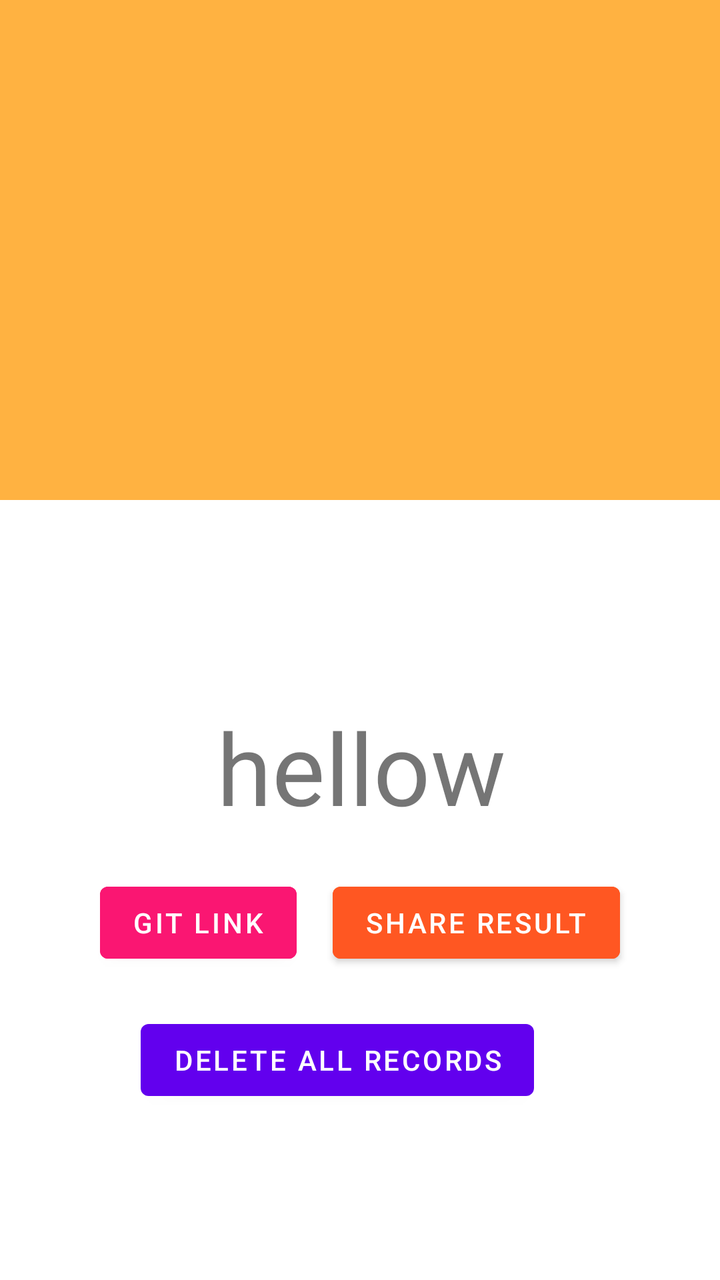
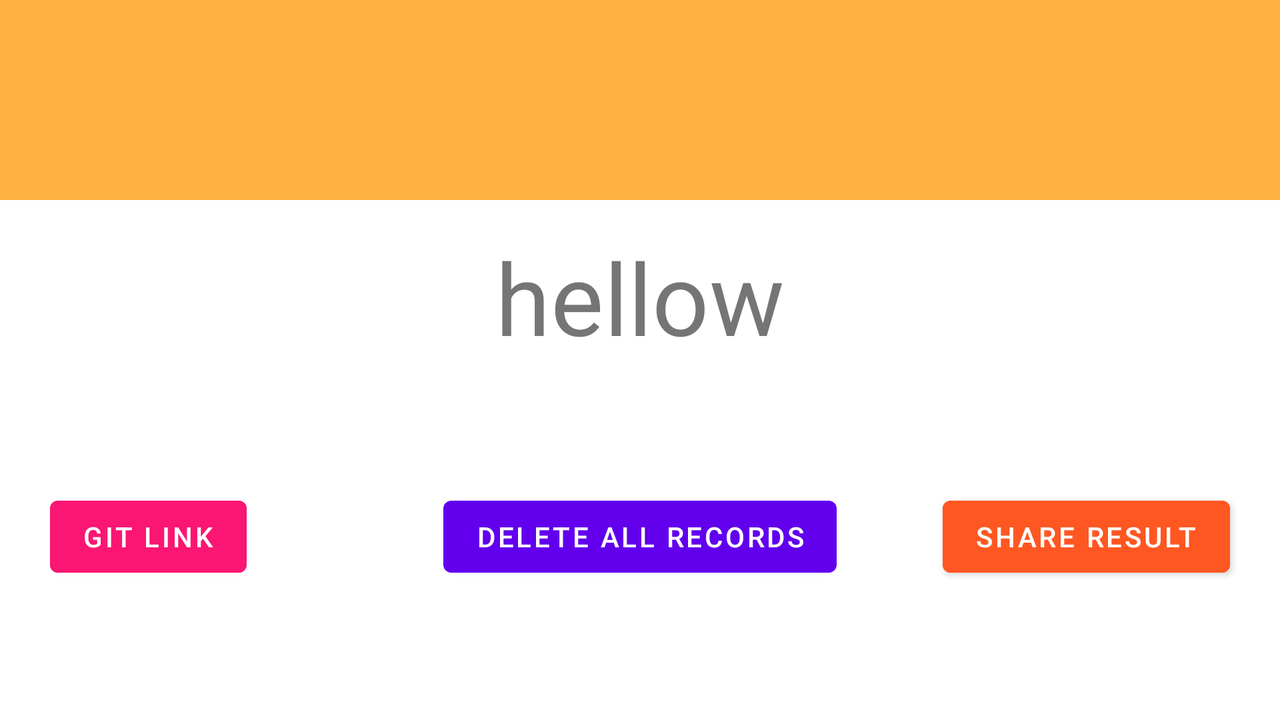

One screen, two layout resources from the same app: the default and the repository's alternative for another configuration. Each is rendered where Android would select it; the XML of both is given below.
<!-- AndroidManifest.xml: application theme Theme.GuessTheSpecies -->
<!-- res/layout/resultscreen.xml -->
<?xml version="1.0" encoding="utf-8"?>
<androidx.constraintlayout.widget.ConstraintLayout xmlns:android="http://schemas.android.com/apk/res/android"
    xmlns:app="http://schemas.android.com/apk/res-auto"
    xmlns:tools="http://schemas.android.com/tools"
    android:layout_width="match_parent"
    android:layout_height="match_parent"
    tools:context=".ResultscreenActivity">


    <ListView
        android:id="@+id/list_view"
        android:layout_width="match_parent"
        android:layout_height="250dp"
        android:layout_marginBottom="100dp"
        android:background="#BEFF9800"
        app:layout_constraintBottom_toTopOf="@+id/textView"
        app:layout_constraintEnd_toEndOf="parent"
        app:layout_constraintStart_toStartOf="parent"
        app:layout_constraintTop_toTopOf="parent" />

    <Button
        android:id="@+id/gitbutton"
        android:layout_width="wrap_content"
        android:layout_height="wrap_content"
        android:layout_marginStart="50dp"
        android:layout_marginTop="66dp"
        android:layout_marginBottom="200dp"
        android:backgroundTint="#FA1672"
        android:text="Git link"
        app:layout_constraintBottom_toBottomOf="parent"
        app:layout_constraintStart_toStartOf="parent"
        app:layout_constraintTop_toBottomOf="@+id/textView" />

    <Button
        android:id="@+id/sharebutton"
        android:layout_width="wrap_content"
        android:layout_height="wrap_content"
        android:layout_marginTop="66dp"
        android:layout_marginEnd="50dp"
        android:layout_marginBottom="200dp"
        android:backgroundTint="#FF5722"
        android:text="Share Result"
        app:layout_constraintBottom_toBottomOf="parent"
        app:layout_constraintEnd_toEndOf="parent"
        app:layout_constraintTop_toBottomOf="@+id/textView" />

    <TextView
        android:id="@+id/textView"
        android:layout_width="wrap_content"
        android:layout_height="0dp"
        android:layout_marginStart="134dp"
        android:layout_marginTop="100dp"
        android:layout_marginEnd="133dp"
        android:text="TextView"
        android:textSize="50sp"
        app:layout_constraintEnd_toEndOf="parent"
        app:layout_constraintStart_toStartOf="parent"
        app:layout_constraintTop_toBottomOf="@+id/list_view"
        tools:text="hellow" />

    <Button
        android:id="@+id/buttondelete"
        android:layout_width="wrap_content"
        android:layout_height="wrap_content"
        android:layout_marginStart="95dp"
        android:layout_marginEnd="118dp"
        android:layout_marginBottom="86dp"
        android:text="Delete all records"
        app:layout_constraintBottom_toBottomOf="parent"
        app:layout_constraintEnd_toEndOf="parent"
        app:layout_constraintStart_toStartOf="parent" />

</androidx.constraintlayout.widget.ConstraintLayout>
<!-- resources referenced by this layout -->
<resources>
  <style name="Theme.GuessTheSpecies" parent="Theme.MaterialComponents.DayNight.DarkActionBar">
          
          <item name="colorPrimary">@color/purple_500</item>
          <item name="colorPrimaryVariant">@color/purple_700</item>
          <item name="colorOnPrimary">@color/white</item>
          
          <item name="colorSecondary">@color/teal_200</item>
          <item name="colorSecondaryVariant">@color/teal_700</item>
          <item name="colorOnSecondary">@color/black</item>
          
          <item name="android:statusBarColor">?attr/colorPrimaryVariant</item>
          
      </style>
</resources>
<!-- res/layout-land/resultscreen.xml (the repository's variant of the layout above) -->
<!-- drawn on the phone turned sideways -->
<?xml version="1.0" encoding="utf-8"?>
<androidx.constraintlayout.widget.ConstraintLayout xmlns:android="http://schemas.android.com/apk/res/android"
    xmlns:app="http://schemas.android.com/apk/res-auto"
    xmlns:tools="http://schemas.android.com/tools"
    android:layout_width="match_parent"
    android:layout_height="match_parent"
    tools:context=".ResultscreenActivity">


    <ListView
        android:id="@+id/list_view"
        android:layout_width="match_parent"
        android:layout_height="100dp"
        android:layout_marginBottom="100dp"
        android:background="#BEFF9800"
        app:layout_constraintBottom_toTopOf="@+id/textView"
        app:layout_constraintEnd_toEndOf="parent"
        app:layout_constraintStart_toStartOf="parent"
        app:layout_constraintTop_toTopOf="parent" />

    <Button
        android:id="@+id/gitbutton"
        android:layout_width="wrap_content"
        android:layout_height="wrap_content"
        android:layout_marginStart="25dp"
        android:layout_marginTop="10dp"
        android:layout_marginBottom="15dp"
        android:backgroundTint="#FA1672"
        android:text="Git link"
        app:layout_constraintBottom_toBottomOf="parent"
        app:layout_constraintStart_toStartOf="parent"
        app:layout_constraintTop_toBottomOf="@+id/textView" />

    <Button
        android:id="@+id/sharebutton"
        android:layout_width="wrap_content"
        android:layout_height="wrap_content"
        android:layout_marginTop="10dp"
        android:layout_marginEnd="25dp"
        android:layout_marginBottom="15dp"
        android:backgroundTint="#FF5722"
        android:text="Share Result"
        app:layout_constraintBottom_toBottomOf="parent"
        app:layout_constraintEnd_toEndOf="parent"
        app:layout_constraintTop_toBottomOf="@+id/textView" />

    <TextView
        android:id="@+id/textView"
        android:layout_width="wrap_content"
        android:layout_height="0dp"
        android:layout_marginStart="133dp"
        android:layout_marginTop="15dp"
        android:layout_marginEnd="133dp"
        android:text="TextView"
        android:textSize="50sp"
        app:layout_constraintEnd_toEndOf="parent"
        app:layout_constraintStart_toStartOf="parent"
        app:layout_constraintTop_toBottomOf="@+id/list_view"
        tools:text="hellow" />

    <Button
        android:id="@+id/buttondelete"
        android:layout_width="wrap_content"
        android:layout_height="wrap_content"
        android:layout_marginStart="143dp"
        android:layout_marginTop="88dp"
        android:layout_marginEnd="98dp"
        android:layout_marginBottom="93dp"
        android:text="delete all records"
        app:layout_constraintBottom_toBottomOf="parent"
        app:layout_constraintEnd_toStartOf="@+id/sharebutton"
        app:layout_constraintStart_toEndOf="@+id/gitbutton"
        app:layout_constraintTop_toBottomOf="@+id/textView" />

</androidx.constraintlayout.widget.ConstraintLayout>
